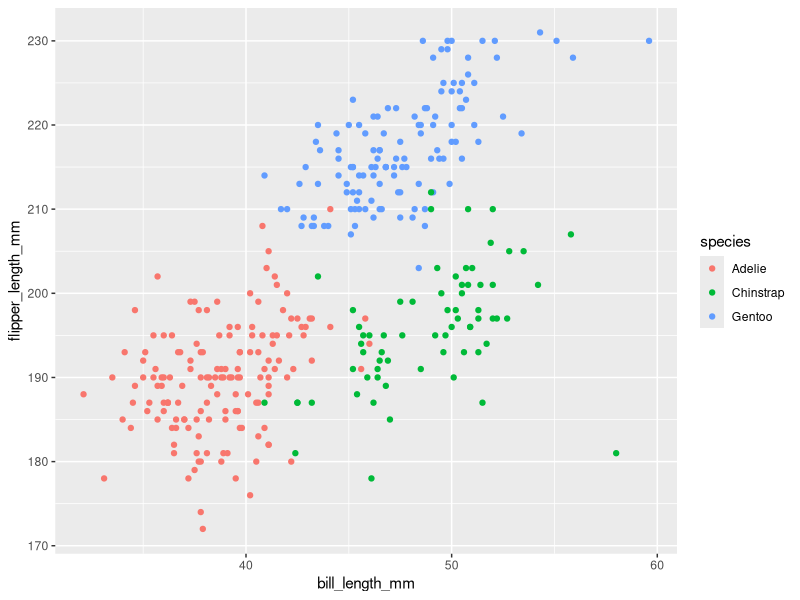
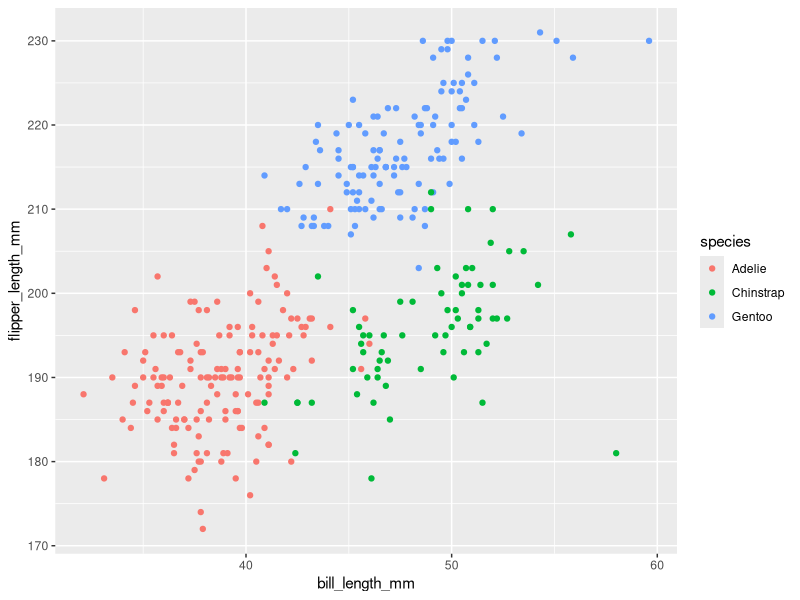

Generate these figures, in order, with R:
## ---- chunk 1
knitr::opts_chunk$set(echo = TRUE)
library(tidyverse)
data("penguins", package="palmerpenguins")
## ---- chunk 2
summary(penguins)
## ---- chunk 3
ggplot(penguins, aes(x=bill_length_mm, y=flipper_length_mm, color=species)) + 
  geom_point()

ggsave("scatterplot.pdf")
## ---- chunk 4
test_df <- tibble(
  rsamp=rnorm(10),
  vec_logical=rsamp>0,
  vec_char=c("This", "vector", "is", "a", "character", "vector", "with", "a", "length", "10"),
  vec_factor=factor(c("easy","medium","hard","medium","medium","easy","hard","hard","easy","medium"))
)

mean(test_df$rsamp) 
mean(test_df$vec_logical) 
mean(test_df$vec_char)
mean(test_df$vec_factor) 
## ---- chunk 5

test_df |>
  mutate(
    rsamp=as.numeric(rsamp),
    vec_logical=as.numeric(vec_logical),
    vec_char=as.numeric(vec_char),
    vec_factor=as.numeric(vec_factor)
  )
